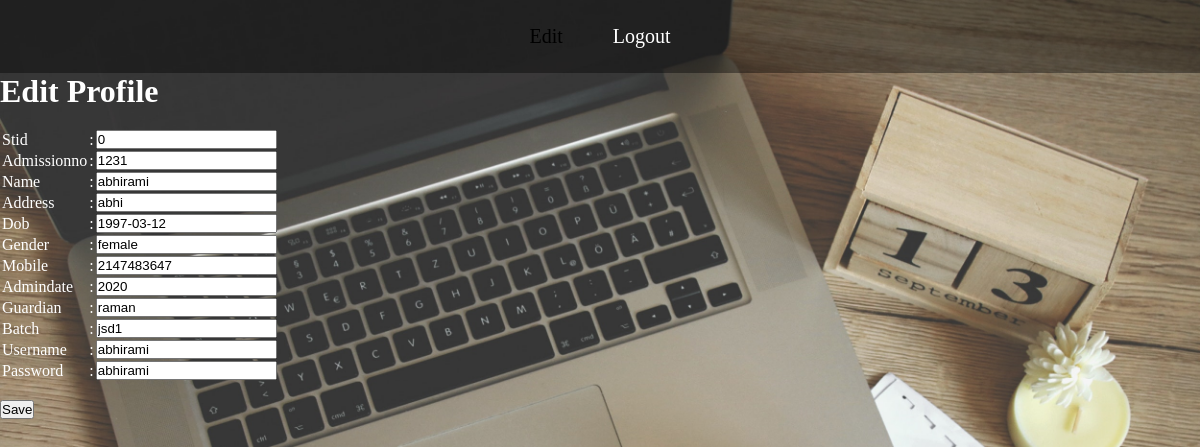
Screenshot of /stud_editprofile.php (signed in) with the database file from the repository.
### tables this page shows
CREATE TABLE `std_register` (
  `stdid` int(11) NOT NULL,
  `admno` int(11) NOT NULL,
  `name` varchar(20) NOT NULL,
  `address` varchar(20) NOT NULL,
  `dob` date NOT NULL,
  `gender` varchar(20) NOT NULL,
  `mobile` int(11) NOT NULL,
  `admdate` int(11) NOT NULL,
  `guardian` varchar(20) NOT NULL,
  `batch` varchar(10) NOT NULL,
  `username` varchar(20) NOT NULL,
  `password` varchar(20) NOT NULL
);

### stud_editprofile.php (the view, shortened to what this page needs)
<!DOCTYPE html>
<html>
<head>
<link rel="stylesheet" href="css/style3.css">
</head>
<body class="b1">
<div class="navbar">
<ul>
<li>Edit
</li>
<li><a href="logout.php">Logout</li></a>
</ul>
</div>
	<form action="stud_view_profile1.php" method=POST>
			    <?php
						require_once ("connect.php");
						$var=$_SESSION['stdid'];
						$sql="select * from std_register where stdid=$var";
						$result=mysqli_query($conn,$sql);
						while($row=mysqli_fetch_assoc($result))
						{
			        ?>
              <h1><font color="white">Edit Profile</h1><br>	</font>
<div class="c">
<table>
     <tr>
        <td>Stid</td><td>:</td><td><input type="text" value=<?php echo $row['stdid'];?> name="stid"></td>
    </tr>
	<tr>
        <td>Admissionno</td><td>:</td><td><input type="text" value=<?php echo $row['admno'];?> name="admno"></td>
    </tr>
    <tr>
        <td>Name</td><td>:</td><td><input type="text" value=<?php echo $row['name'];?> name="name"></td>
    </tr>
    <tr>
        <td>Address</td><td>:</td><td><input type="text" value=<?php echo $row['address'];?> name="address"></td>
    </tr>
	<tr>
        <td>Dob</td><td>:</td><td><input type="text" value=<?php echo $row['dob'];?> name="dob"></td>
    </tr>
    <tr>
        <td>Gender</td><td>:</td><td><input type="text" value=<?php echo $row['gender'];?> name="gender"></td>
    </tr>
    <tr>
        <td>Mobile</td><td>:</td><td><input type="text" value=<?php echo $row['mobile'];?> name="mobile"></td>
    </tr>
	<tr>
        <td>Admindate</td><td>:</td><td><input type="text" value=<?php echo $row['admdate'];?> name="admdate"></td>
    </tr>
	<tr>
        <td>Guardian</td><td>:</td><td><input type="text" value=<?php echo $row['guardian'];?> name="guardian"></td>
    </tr>
    <tr>
        <td>Batch </td><td>:</td><td><input type="text" value=<?php echo $row['batch'];?> name="batch"></td>
    </tr>
	 <tr>
        <td>Username</td><td>:</td><td><input type="text" value=<?php echo $row['username'];?> name="username"></td>
    </tr>
    <tr>
        <td>Password</td><td>:</td><td><input type="text" value=<?php echo $row['password'];?> name="password"></td>
    </tr>
</table>
</div>
           <?php
								}
							?>
<br>
<input type="submit" value="Save" name="submit" class="btn">
</form>
	</body>
</html>

### css/style3.css (style rules this page uses)
* { margin:0px; padding:0px; box-sizing:border-box; }
.b1 { background-image: url(../img/1.jpg); background-size:cover; }
.navbar { text-align:center; width:100%; background-color:rgba(0,0,0,0.4); }
.navbar ul { list-style-type:none; display :inline-flex; }
.navbar ul li { width:120 px; padding:20px; font-size:20px; border-radius:20px; margin:5px; }
.navbar ul li a { color : white; text-decoration: none; }
.c { color:white; }

### rows the page displays
std_register: stid "0", admno "1231", name "abhirami", address "abhi", dob "1997-03-12", gender "female", mobile "2147483647", admdate "2020", guardian "raman", batch "jsd1", username "abhirami", password "abhirami"
